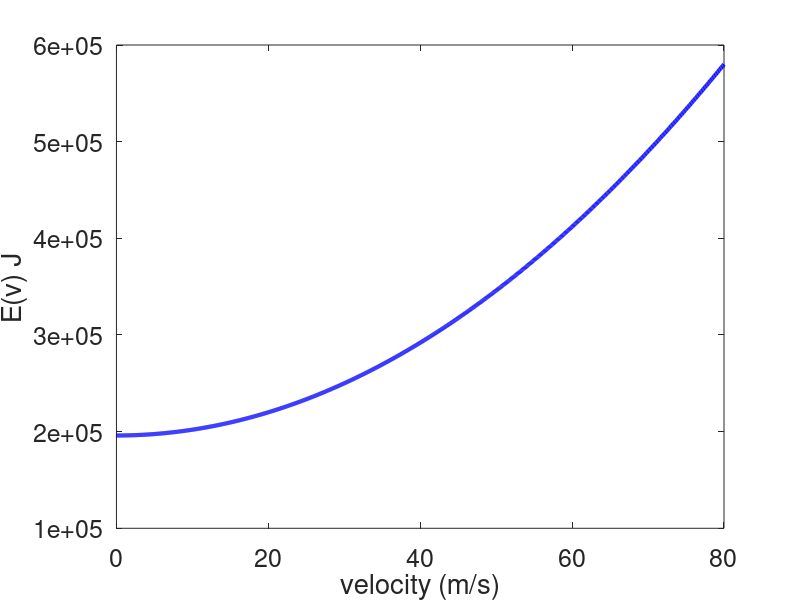
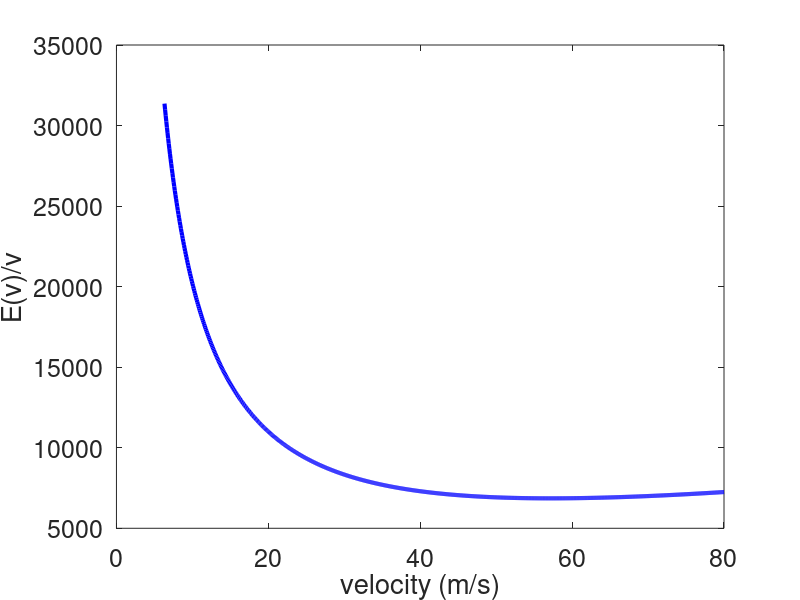

Write the MATLAB code that produced these figures, in order.
% Chris Kreienkamp, 901965168
% EE 40472 - Electric and Hybrid Electric Vehicles
% Homework 2

clear
clc



%% SET PARAMETERS
CdA = 1;
rho = 1.2;
v = linspace(0,80,1000);
x = 100;
m = 2000;
g = 9.8;
f_r = 0.1;
E = 1/2*CdA*rho*v.^2*x + m*g*f_r*x;



%% PLOT
plot(v,E,'b-','Linewidth',3)
set(gca,'FontSize',18)
xlabel('velocity (m/s)'); ylabel('E(v) J');

figure(2)
plot(v(80:end),E(80:end)./v(80:end),'b-','Linewidth',3)
set(gca,'FontSize',18)
xlabel('velocity (m/s)'); ylabel('E(v)/v');
